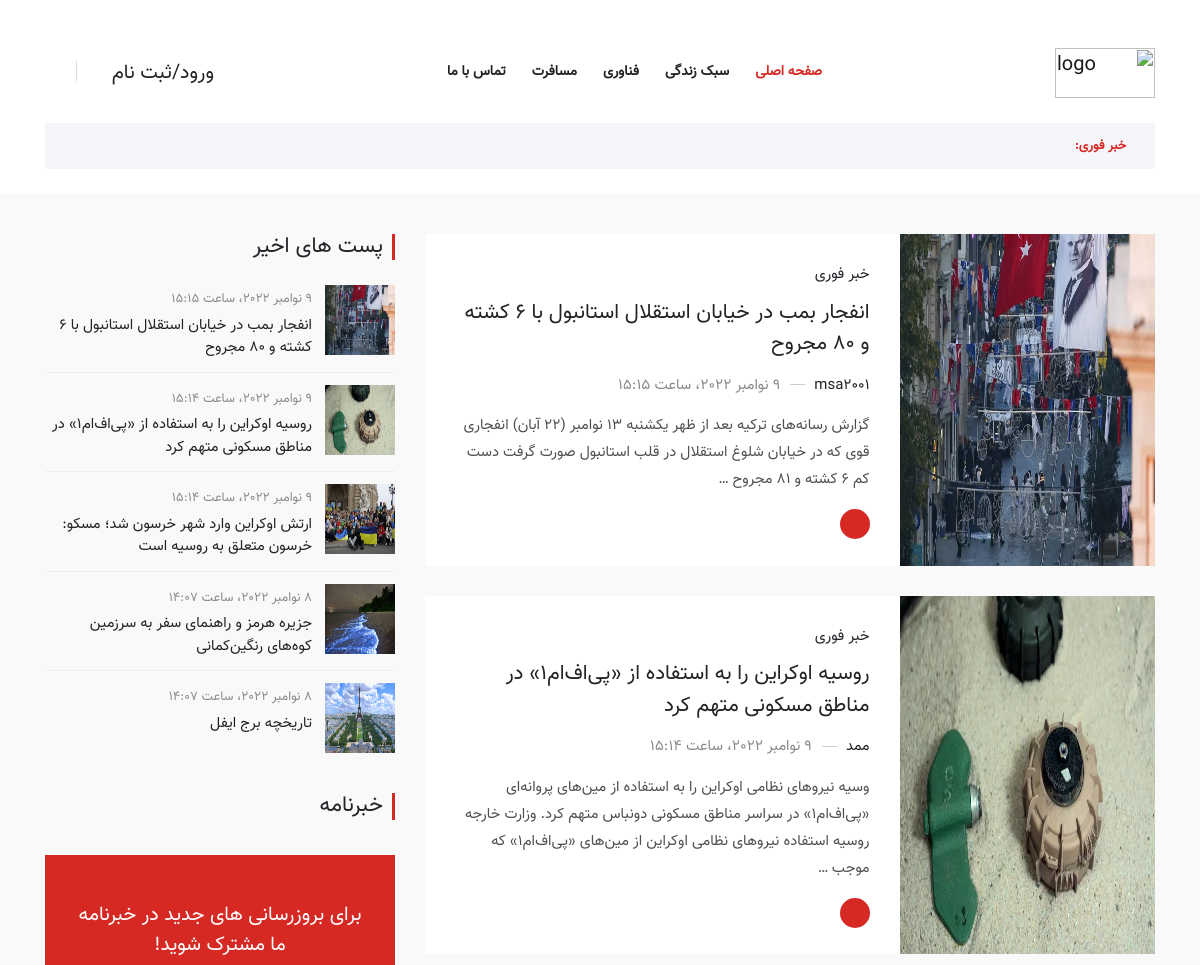
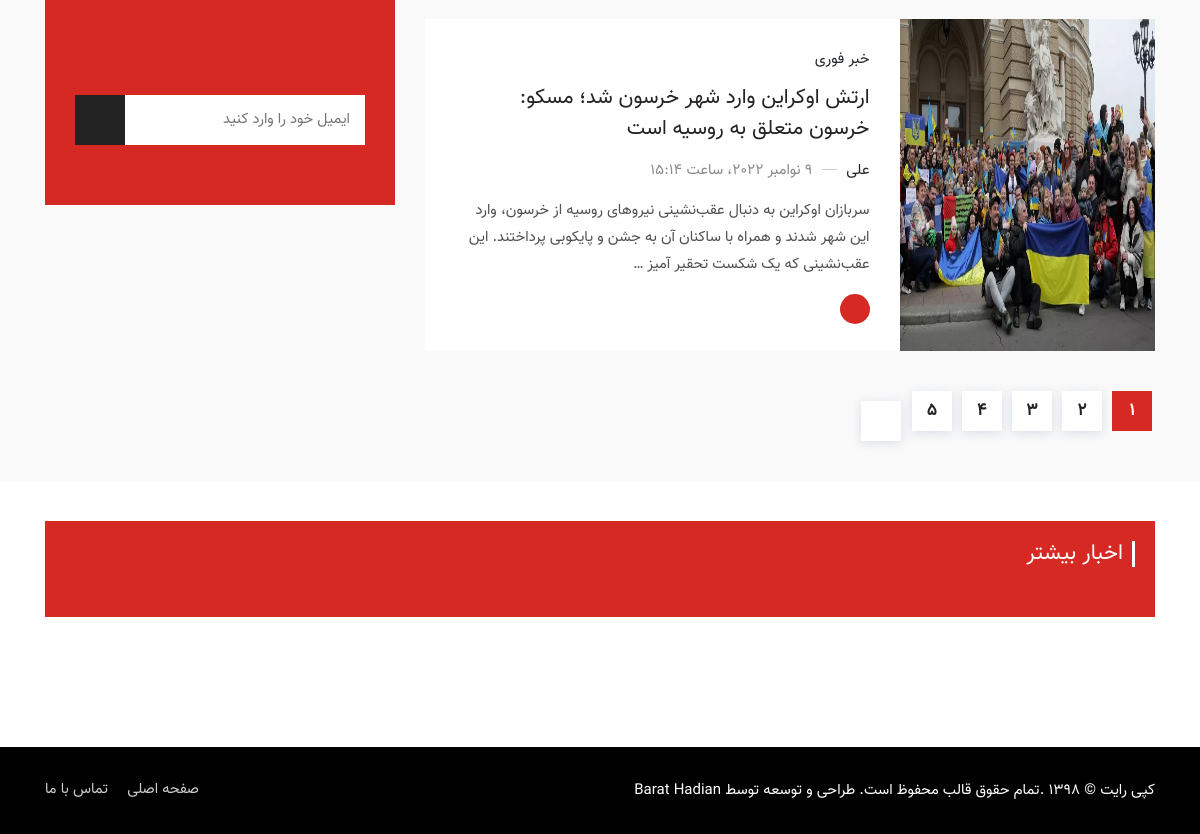
The page / on the database its author committed (2 pictures, top to bottom).
### Blog/models.py (models this page shows, shortened)
class Article(models.Model):
    author = models.ForeignKey(User, on_delete=models.CASCADE)
    category = models.ManyToManyField(Category, related_name='articles')
    title = models.CharField(max_length=100)
    body = models.TextField(max_length=2000)
    created = models.DateTimeField(auto_now_add=True)
    updated = models.DateTimeField(auto_now_add=True)
    image = models.ImageField(upload_to='profile/image', blank=True, null=True)

class Category(models.Model):
    title = models.CharField(max_length=100)
    created = models.DateTimeField(auto_now_add=True)
    class Meta:
        verbose_name_plural = "categories"
    def __str__(self):
        return self.title

### Blog/views.py (the view, shortened to what this page needs)
# urls.py: path('', views.home, name='home'),
def home(request):
    articles = Article.objects.all().order_by('-updated')
    recent = Article.objects.all().order_by('-updated')
    cat = Category.objects.all()
    for article in articles:
        category = article.category.all()
    paginator = Paginator(articles, 3)
    page_number = request.GET.get('page')
    object_list = paginator.get_page(page_number)
    return render(request, 'Blog/index-7.html',
                  {'articles': object_list, 'recent_article': recent, 'category': category, 'cat': cat,
                   'news': articles})

### context_processors/context_processors.py (called while the page is built)
def Breakingnews(request):
    breaking_news = Article.objects.filter(category=4).order_by('-updated')
    return {'breaking_news': breaking_news}

def more_news(request):
    news = Article.objects.all().order_by('?')
    return {'news': news}

### Blog/templates/Blog/index-7.html (shortened to what this page needs)
﻿{% load static %}
<!doctype html>
<html lang="fa">
<head>
    <link rel="stylesheet" href="{% static 'assets/css/bootstrap.min.css' %}">
    <link rel="stylesheet" href="{% static 'assets/css/animate.min.css' %}">
    <link rel="stylesheet" href="{% static 'assets/css/icofont.min.css' %}">
    <link rel="stylesheet" href="{% static 'assets/css/meanmenu.css' %}">
    <link rel="stylesheet" href="{% static 'assets/css/owl.carousel.min.css' %}">
    <link rel="stylesheet" href="{% static 'assets/css/magnific-popup.min.css' %}">
    <link rel="stylesheet" href="{% static 'assets/css/style.css' %}">
    <link rel="stylesheet" href="{% static 'assets/css/rtl.css' %}">
    <link rel="stylesheet" href="{% static 'assets/css/responsive.css' %}">
</head>
<body>
<header class="header-area">
    <div class="navbar-area">
        <div class="sinmun-nav">
            <div class="container">
                <nav class="navbar navbar-expand-md navbar-light">
                    <a class="navbar-brand" href="{% url 'blog:home' %}"><img src="{% static 'assets/img/msa.png' %}" height="50px" width="100px"
                                                                              alt="logo"></a>
                    <div class="collapse navbar-collapse mean-menu" id="navbarSupportedContent">
                        <ul class="navbar-nav">
                            <li class="nav-item"><a href="{% url 'blog:home' %}" class="nav-link active">صفحه اصلی</a>
                            </li>
                            <li class="nav-item"><a href="{% url 'blog:cat_lifestyle' %}" class="nav-link">سبک زندگی</a>
                            </li>
                            <li class="nav-item"><a href="{% url 'blog:cat_tech' %}" class="nav-link">فناوری</a></li>
                            <li class="nav-item"><a href="{% url 'blog:cat_travel' %}" class="nav-link">مسافرت</a></li>
                            <li class="nav-item"><a href="{% url 'blog:contact' %}" class="nav-link">تماس با ما</a>
                            </li>
                        </ul>
                        <div class="others-options">
                            <ul> {% if request.user.is_authenticated %}
                                <li><a href="{% url 'blog:home' %}"> {{ request.user.username }} <i
                                        class="icofont-user-alt-5"></i></a></li>
                                <li><a href="{% url 'blog:logout' %}"> خروج</a></li>
                                <li class="header-search">
                                    <div class="nav-search">
                                        <div class="nav-search-button">
                                            <i class="icofont-ui-search"></i>
                                        </div>
                                        {% else %}
                                <li><a href="{% url 'blog:signin' %}"> ورود/ثبت نام <i
                                        class="icofont-user-alt-5"></i></a></li>
                                <li class="header-search">
                                <div class="nav-search">
                                <div class="nav-search-button">
                                    <i class="icofont-ui-search"></i>
                                </div>
                            {% endif %}
                                </div>
                                </li>
                            </ul>
                        </div>
                    </div>
                </nav>
            </div>
        </div>
    </div>
    {% include 'includes/breakingnews.html' %}
</header>
<section class="main-content-area ptb-40">
    <div class="container">
        <div class="row">
            <div class="col-lg-8">
                {% for article in articles|slice:":4" %}
                    <div class="blog-box">
                        <div class="d-flex flex-wrap">
                            <div class="posts-thumb align-self-stretch">
                                <a href="{% url 'blog:posts'  article.id %}">
                                    <img src="{{ article.image.url }}" width="100%" height="100%" alt="">
                                </a>
                            </div>
                            <div class="posts-content">
                                <div class="cat">
                                    {{ article.category.all.first }}
                                </div>
                                <h3 class="title"><a href="{% url 'blog:posts'  article.id %}">{{ article.title }}</a>
                                </h3>
                                <div class="posts-meta">
                                        <span class="posts-author">
                                            <a href="#">{{ article.author.username }}</a>
                                        </span>
                                    <span class="posts-date">
                                           {{ article.created }}
                                        </span>
                                </div>
                                <p> {{ article.body|truncatewords:30 }} </p>
                                <a href="{% url 'blog:posts'  article.id %}"
                                   class="read-more-btn"><span>ادامه خواندن</span> <i
                                        class="icofont-arrow-left"></i></a>
                            </div>
                        </div>
                    </div>
                {% endfor %}
                <div class="pagination-area">
                   {% include 'includes/pagination.html' %}
                </div>
            </div>
            <div class="col-lg-4">
                <aside class="widget-area" id="secondary">
                    <section class="widget wiget_posts_thumbs">
                        <h3 class="widget-title">پست های اخیر</h3>
                        {% for article in recent_article|slice:":5" %}
                            <article>
                                <a href="{% url 'blog:posts'  article.id %}" class="thumb">
                                    <img src="{{ article.image.url }}" height="70px" width="70px" alt="">
                                </a>
                                <div class="info">
                                    <time datetime="2019-05-11">{{ article.created }}</time>
                                    <h4 class="title">
                                        <a href="{% url 'blog:posts'  article.id %}">{{ article.title }}</a>
                                    </h4>
                                </div>
                            </article>
                        {% endfor %}
                    </section>
                    <div class="newsletter-box">
                        <div class="section-title">
                            <h2>خبرنامه</h2>
                        </div>
                        {% include 'includes/newsletter.html' %}
                    </div>
                </aside>
            </div>
        </div>
    </div>
</section>
{% include 'includes/footer.html' %}
</body>
</html>

### static/assets/css/rtl.css (style rules this page uses)
body { direction: rtl; }
.main-content-area .pagination-area { text-align: right; }
.navbar-brand { margin-right: 0; }
.sinmun-nav nav .others-options ul li .nav-search { border-right: 1px solid #dcdcdc; border-left: none; padding-right: 15px; padding-left: 0; }
.sinmun-nav nav .others-options ul li a { margin-left: 10px; margin-right: 0; }
.section-title h2 { border-left: none; border-right: 3px solid #d72924; padding-right: 9px; padding-left: 0; }
.section-title { text-align: right; }
.blog-box .posts-content { text-align: right; }
.blog-box .posts-content .read-more-btn i { right: 0; left: auto; }
.widget-area .widget .widget-title { border-right: 3px solid #d72924; border-left: none; padding-right: 9px; padding-left: 0; text-align: right; }
.blog-box .posts-content .posts-meta .posts-author { padding-left: 20px; padding-right: 0; }
.blog-box .posts-content .posts-meta .posts-date { padding-right: 10px; padding-left: 0; }
.blog-box .posts-content .posts-meta .posts-author::after { left: 0; right: auto; }
.widget-area .wiget_posts_thumbs article .thumb { float: right; padding-left: 13px; padding-right: 0; }
.info { text-align: right; }

### rows shown on the page
Article: image (picture), category.all.first "خبر فوری", title "انفجار بمب در خیابان استقلال استانبول با ۶ کشته و ۸۰ مجروح", author.username "msa2001", created "9 نوامبر 2022، ساعت 15:15", body "گزارش رسانه‌های ترکیه بعد از ظهر یکشنبه ۱۳ نوامبر (۲۲ آبان) انفجاری قوی که در خیابان شلوغ استقلال در قلب استانبول صورت گرفت دست کم ۶ کشته و ۸۱ مجروح …"
Article: image (picture), category.all.first "خبر فوری", title "روسیه اوکراین را به استفاده از «پی‌اف‌ام۱» در مناطق مسکونی متهم کرد", author.username "ممد", created "9 نوامبر 2022، ساعت 15:14", body "وسیه نیروهای نظامی اوکراین را به استفاده از مین‌های پروانه‌ای «پی‌اف‌ام۱» در سراسر مناطق مسکونی دونباس متهم کرد. وزارت خارجه روسیه استفاده نیروهای نظامی اوکراین از مین‌های «پی‌اف‌ام۱» که موجب …"
Article: image (picture), category.all.first "خبر فوری", title "ارتش اوکراین وارد شهر خرسون شد؛ مسکو: خرسون متعلق به روسیه است", author.username "علی", created "9 نوامبر 2022، ساعت 15:14", body "سربازان اوکراین به دنبال عقب‌نشینی نیروهای روسیه از خرسون، وارد این شهر شدند و همراه با ساکنان آن به جشن و پایکوبی پرداختند. این عقب‌نشینی که یک شکست تحقیر آمیز …"
Article: image (picture), created "8 نوامبر 2022، ساعت 14:07", title "جزیره هرمز و راهنمای سفر به سرزمین کوه‌های رنگین‌کمانی"
Article: image (picture), created "8 نوامبر 2022، ساعت 14:07", title "تاریخچه برج ایفل"

### other values the page prints
{{ i }} "1"
{{ i }} "2" "3" "4" "5"
